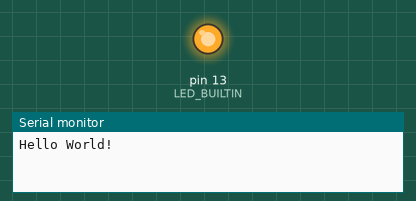
Simulated run of this sketch. Board: Arduino Uno, built with avr-gcc and run on an emulated ATmega328P. On the bench: output pins drawn as LEDs (lit = HIGH), the last lines printed to the serial monitor.

Above: at 1.0 s.
At 4.0 s:
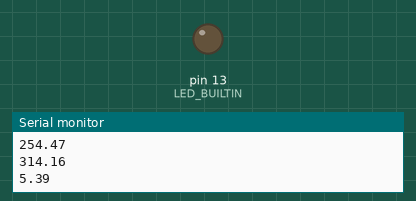
Timing chart, 0 to 7.8 s (numbered marks = the images above):
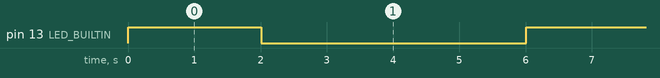

The sketch:

Opdracht_7.ino
```cpp
int mx = 3;
int my = 4;
int mz = 2;

int px = 6;
int py = 8;
int pz = 4;

void setup() {
  // put your setup code here, to run once:
  Serial.begin(9600);
  Serial.println("Hello World!");
  pinMode(LED_BUILTIN, OUTPUT);

}

void loop() {
  digitalWrite(LED_BUILTIN, HIGH);
  delay(2000);

  for (int i = 1; i <= 10; i++) {
    float res = calcareaOfCircle(i);
    Serial.println(res);
  }
  opdrachtB();

  digitalWrite(LED_BUILTIN, LOW);
  delay(4000);
}

// Calculates and returns area of circle
float calcareaOfCircle(int radius) {
  float areaOfCircle = radius * radius * PI;
  return areaOfCircle;
}

float opdrachtB() {
  float sqR = sq(px-mx) + sq(py-my) + sq(pz-mz);
  Serial.print(sqrt(sqR));
}
```

Measured:
- by itself, pin 13 (LED_BUILTIN): alternates HIGH for 2.0 s and LOW for 4.0 s
